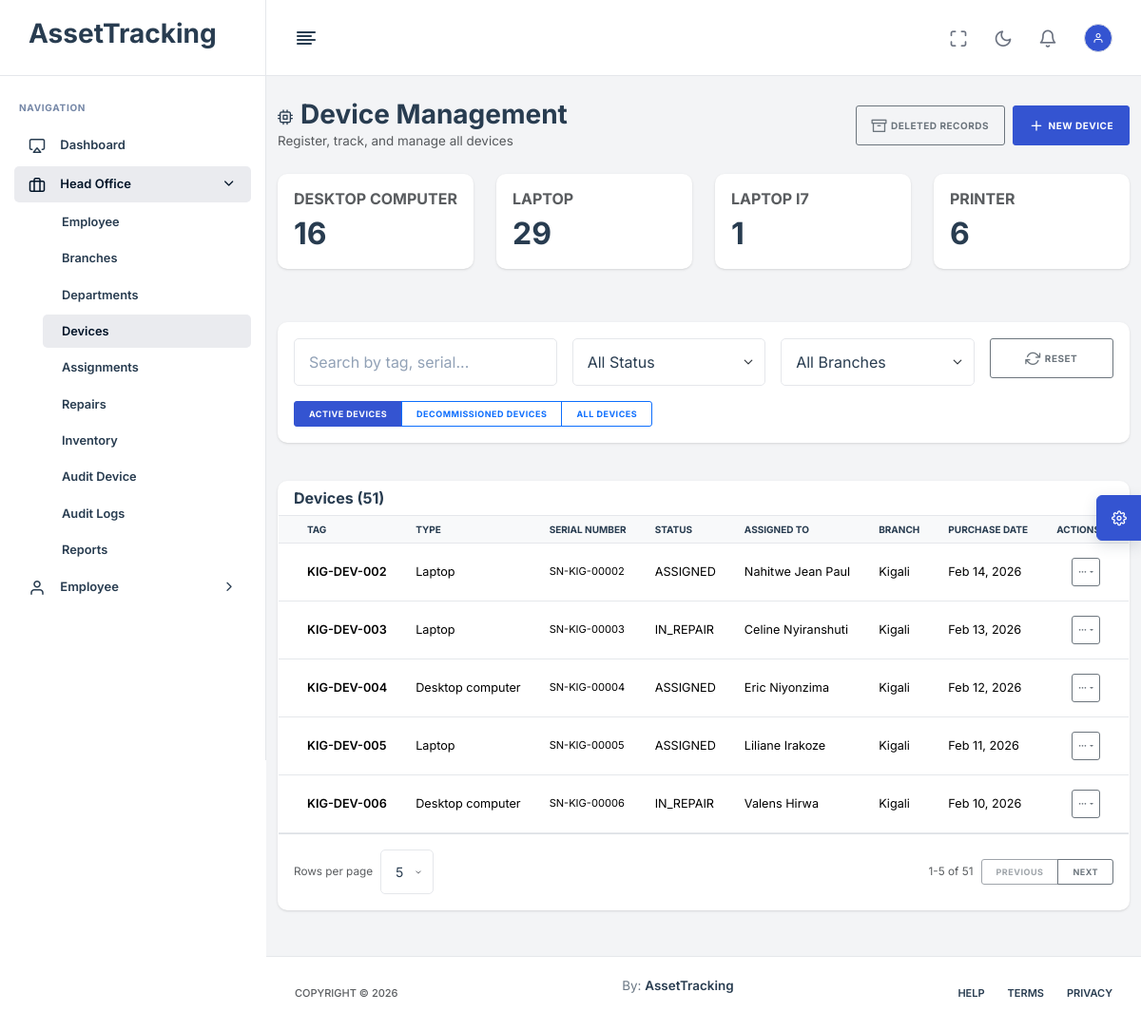
Page /head-office/devices/ (signed in) on the committed database.
### App/models.py (models this page shows, shortened)
class SoftDeleteModel(models.Model):
    is_deleted = models.BooleanField(default=False)
    deleted_at = models.DateTimeField(null=True, blank=True)
    deleted_by = models.ForeignKey(
        settings.AUTH_USER_MODEL,
        null=True,
        blank=True,
        on_delete=models.SET_NULL,
        related_name="%(class)s_deleted_records",
    )
    deletion_reason = models.TextField(blank=True)
    class Meta:
        abstract = True

class Device(SoftDeleteModel):
    STATUS_CHOICES = [
        ('AVAILABLE', 'Available'),
        ('ASSIGNED', 'Assigned'),
        ('PENDING_RETURN', 'Pending Return'),
        ('IN_REPAIR', 'In Repair'),
        ('COMPLETED', 'Completed'),
        ('REPAIRED', 'Repaired'),
        ('MISSING', 'Missing'),
        ('RETIRED', 'Retired'),
        ('DECOMMISSIONED', 'Decommissioned'),
    ]
    LOCATION_CHOICES = [
        ('HEAD_OFFICE', 'Head Office'),
        ('BRANCH', 'Branch'),
        ('EMPLOYEE', 'Employee'),
        ('TECHNICIAN', 'Head Office / Technician'),
    ]
    device_type = models.CharField(max_length=50)
    brand = models.CharField(max_length=100)
    model = models.CharField(max_length=100)
    serial_number = models.CharField(max_length=100, unique=True)
    company_tag = models.CharField(max_length=100, unique=True)  # QR / Barcode
    purchase_date = models.DateField(null=True, blank=True)
    warranty_expiry = models.DateField(null=True, blank=True)
    status = models.CharField(max_length=20, choices=STATUS_CHOICES, default='AVAILABLE')
    assigned_employee = models.ForeignKey('Employee', null=True, blank=True, on_delete=models.SET_NULL)
    assigned_branch = models.ForeignKey('Branch', null=True, blank=True, on_delete=models.SET_NULL)
    location_type = models.CharField(max_length=20, choices=LOCATION_CHOICES, default='HEAD_OFFICE')
    current_location = models.CharField(max_length=255, default="Head Office")
    condition_notes = models.TextField(blank=True)
    registered_at = models.DateTimeField(auto_now_add=True)
    decommissioned_at = models.DateTimeField(null=True, blank=True)
    decommissioned_by = models.ForeignKey(
        settings.AUTH_USER_MODEL,
        null=True,
        blank=True,
        on_delete=models.SET_NULL,
        related_name="decommissioned_devices",
    )
    decommission_reason = models.CharField(max_length=255, blank=True)
    decommission_notes = models.TextField(blank=True)
    previous_status_before_decommission = models.CharField(max_length=20, blank=True)
    last_location_before_decommission = models.CharField(max_length=255, blank=True)

class Employee(SoftDeleteModel):
    STATUS_CHOICES = [
        ('ACTIVE', 'Active'),
        ('INACTIVE', 'Inactive'),
        ('EXITED', 'Exited'),
    ]
    user = models.OneToOneField(settings.AUTH_USER_MODEL, on_delete=models.CASCADE, null=True, blank=True)
    employee_id = models.CharField(max_length=100, unique=True, null=True, blank=True)
    full_name = models.CharField(max_length=255)
    position = models.CharField(max_length=255)
    branch = models.ForeignKey(Branch, on_delete=models.SET_NULL, null=True, related_name='employees')
    department = models.ForeignKey(Department, on_delete=models.SET_NULL, null=True, blank=True)
    status = models.CharField(max_length=10, choices=STATUS_CHOICES, default='ACTIVE')
    hire_date = models.DateField(null=True, blank=True)
    exit_date = models.DateField(null=True, blank=True)

class Branch(SoftDeleteModel):
    name = models.CharField(max_length=255)
    location = models.CharField(max_length=255)
    manager = models.ForeignKey(
        'Employee',
        on_delete=models.SET_NULL,
        null=True,
        blank=True,
        related_name='managed_branches'
    )

### App/views.py (the view)
# urls.py: path("head-office/devices/", head_office_devices, name="head_office_devices"),
@login_required
@role_required("HEAD_OFFICE")
def head_office_devices(request):
    show_deleted = request.GET.get("deleted") == "1"
    device_scope = request.GET.get("scope", "active")
    devices = Device.objects.select_related('assigned_employee', 'assigned_branch').filter(is_deleted=show_deleted)
    if device_scope == "decommissioned":
        devices = devices.filter(status="DECOMMISSIONED")
    elif device_scope == "active":
        devices = devices.exclude(status="DECOMMISSIONED")
    branches = Branch.objects.filter(is_deleted=False)
    employees = Employee.objects.select_related('branch').filter(status='ACTIVE', is_deleted=False)
    statuses = Device._meta.get_field('status').choices
    location_types = Device._meta.get_field('location_type').choices
    device_types = Device.objects.values_list('device_type', flat=True).distinct()
    device_type_counts = (
        Device.objects.filter(is_deleted=show_deleted)
        .values('device_type')
        .annotate(count=Count('id'))
        .order_by('device_type')
    )
    context = {
        'devices': devices,
        'branches': branches,
        'employees': employees,
        'statuses': statuses,
        'location_types': location_types,
        'device_types': device_types,
        'device_type_counts': device_type_counts,
        'show_deleted': show_deleted,
        'device_scope': device_scope,
    }
    return render(request, "HeadOffice/Devices.html", context)

### templates/HeadOffice/Devices.html (shortened to what this page needs)
{% extends 'base.html' %}
{% load static %}
{% block content %}
<div class="container-fluid py-4">
    <div class="row mb-4">
        <div class="col-12">
            <div class="d-flex justify-content-between align-items-center">
                <div>
                    <h1 class="h3 mb-0"><i class="feather-cpu me-2"></i>Device Management</h1>
                    <p class="text-muted mb-0">Register, track, and manage all devices</p>
                </div>
                <div class="d-flex gap-2">
                    <a class="btn btn-outline-secondary" href="?deleted={% if show_deleted %}0{% else %}1{% endif %}">
                        <i class="feather-archive me-1"></i>{% if show_deleted %}Active Records{% else %}Deleted Records{% endif %}
                    </a>
                    <button class="btn btn-primary" data-bs-toggle="modal" data-bs-target="#createDeviceModal">
                        <i class="feather-plus me-1"></i>New Device
                    </button>
                </div>
            </div>
        </div>
    </div>
    <div class="row mb-4">
        {% for item in device_type_counts %}
        <div class="col-md-6 col-lg-3 mb-2">
            <div class="card">
                <div class="card-body">
                    <h6 class="text-muted">{{ item.device_type|upper }}</h6>
                    <h2 class="mb-0">{{ item.count }}</h2>
                </div>
            </div>
        </div>
        {% endfor %}
    </div>
    <div class="row mb-3">
        <div class="col-12">
            <div class="card">
                <div class="card-body">
                    <div class="row g-3">
                        <div class="col-md-4">
                            <input type="text" class="form-control" id="searchDevice" data-table-search="#devicesTable" placeholder="Search by tag, serial...">
                        </div>
                        <div class="col-md-3">
                            <select class="form-select" id="filterStatus" data-table-filter="#devicesTable" data-filter-column="4" data-filter-match="value">
                                <option value="">All Status</option>
                            </select>
                        </div>
                        <div class="col-md-3">
                            <select class="form-select" id="filterBranch" data-table-filter="#devicesTable" data-filter-column="6">
                                <option value="">All Branches</option>
                            </select>
                        </div>
                        <div class="col-md-2">
                            <button class="btn btn-outline-secondary w-100" onclick="resetFilters()">
                                <i class="feather-refresh-cw me-1"></i>Reset
                            </button>
                        </div>
                        <div class="col-md-12">
                            <div class="btn-group btn-group-sm" role="group">
                                <a class="btn {% if device_scope == 'active' %}btn-primary{% else %}btn-outline-primary{% endif %}" href="?scope=active{% if show_deleted %}&deleted=1{% endif %}">Active Devices</a>
                                <a class="btn {% if device_scope == 'decommissioned' %}btn-primary{% else %}btn-outline-primary{% endif %}" href="?scope=decommissioned{% if show_deleted %}&deleted=1{% endif %}">Decommissioned Devices</a>
                                <a class="btn {% if device_scope == 'all' %}btn-primary{% else %}btn-outline-primary{% endif %}" href="?scope=all{% if show_deleted %}&deleted=1{% endif %}">All Devices</a>
                            </div>
                        </div>
                    </div>
                </div>
            </div>
        </div>
    </div>
    <div class="row">
        <div class="col-12">
            <div class="card">
                <div class="card-header">
                    <h5 class="card-title mb-0">Devices ({{ devices.count }})</h5>
                </div>
                <div class="card-body p-0">
                    <div class="table-responsive">
                        <table class="table table-hover table-sm align-middle mb-0" id="devicesTable">
                            <thead class="table-light">
                                <tr>
                                    <th>Tag</th>
                                    <th>Type</th>
                                    <th>Serial Number</th>
                                    <th>Status</th>
                                    <th>Assigned To</th>
                                    <th>Branch</th>
                                    <th>Purchase Date</th>
                                    <th class="text-end">Actions</th>
                                </tr>
                            </thead>
                            <tbody>
                                {% for device in devices %}
                                <tr>
                                    <td>
                                        <strong>{{ device.company_tag }}</strong>
                                    </td>
                                    <td>{{ device.device_type }}</td>
                                    <td>
                                        <small>{{ device.serial_number }}</small>
                                    </td>
                                    <td>
                                        <span>
                                            {{ device.status }}
                                        </span>
                                    </td>
                                    <td>
                                        {% if device.assigned_employee %}
                                        <span>
                                            {{ device.assigned_employee.full_name|truncatechars:20 }}
                                        </span>
                                        {% else %}
                                        <span class="text-muted">—</span>
                                        {% endif %}
                                    </td>
                                    <td>
                                        {{ device.assigned_branch.name|default:"—" }}
                                    </td>
                                    <td>
                                        {{ device.purchase_date|date:"M d, Y"|default:"—" }}
                                    </td>
                                    <td class="text-end">
                                        <div class="dropdown action-menu">
                                            <button class="btn btn-sm btn-outline-secondary action-menu-btn dropdown-toggle" type="button" data-bs-toggle="dropdown" aria-expanded="false" title="Actions">
                                                <i class="feather-more-horizontal"></i>
                                            </button>
                                        </div>
                                    </td>
                                </tr>
                                {% empty %}
                                <tr>
                                    <td colspan="8" class="text-center text-muted py-4">
                                        No devices found
                                    </td>
                                </tr>
                                {% endfor %}
                            </tbody>
                        </table>
                    </div>
                </div>
            </div>
        </div>
    </div>
</div>
{% endblock %}

### templates/base.html (style rules this page uses)
table.table { font-size: 0.792rem; line-height: 1.25; }
table.table tbody tr { border-top-width: 1px; }
.action-menu-btn { width: 30px; height: 30px; display: inline-flex; align-items: center; justify-content: center; padding: 0; }

### rows in the picture
Device: company_tag "KIG-DEV-002", device_type "Laptop", serial_number "SN-KIG-00002", status "ASSIGNED", assigned_employee.full_name "Nahitwe Jean Paul", assigned_branch.name "Kigali", purchase_date "Feb 14, 2026"
Device: company_tag "KIG-DEV-003", device_type "Laptop", serial_number "SN-KIG-00003", status "IN_REPAIR", assigned_employee.full_name "Celine Nyiranshuti", assigned_branch.name "Kigali", purchase_date "Feb 13, 2026"
Device: company_tag "KIG-DEV-004", device_type "Desktop computer", serial_number "SN-KIG-00004", status "ASSIGNED", assigned_employee.full_name "Eric Niyonzima", assigned_branch.name "Kigali", purchase_date "Feb 12, 2026"
Device: company_tag "KIG-DEV-005", device_type "Laptop", serial_number "SN-KIG-00005", status "ASSIGNED", assigned_employee.full_name "Liliane Irakoze", assigned_branch.name "Kigali", purchase_date "Feb 11, 2026"
Device: company_tag "KIG-DEV-006", device_type "Desktop computer", serial_number "SN-KIG-00006", status "IN_REPAIR", assigned_employee.full_name "Valens Hirwa", assigned_branch.name "Kigali", purchase_date "Feb 10, 2026"

### other values in the picture
{{ item.device_type|upper }} "DESKTOP COMPUTER" "LAPTOP" "LAPTOP I7" "PRINTER"
{{ item.count }} "16" "29" "1" "6"
{{ devices.count }} "51"
